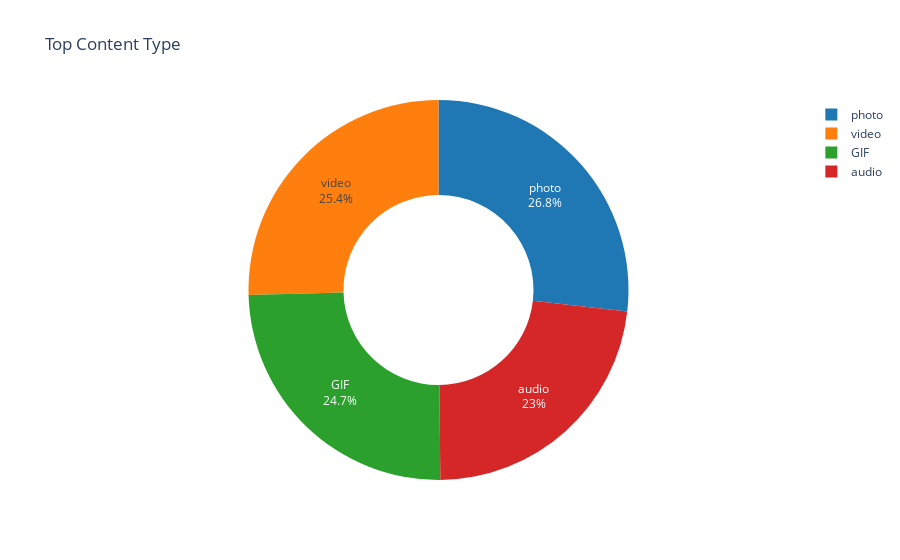

Notebook code for this chart:
### Code cell
top_content_type_fig= px.pie(top_content_type, names = "Content_Type", 
                             values = "Count", 
                             hole = 0.5,
                             title = "Top Content Type",
                             color_discrete_sequence = px.colors.qualitative.D3)
top_content_type_fig.update_traces(textposition='inside', textinfo='percent+label')

### Figure 1 — Plotly figure (JSON) as saved in the notebook; plotly's stock layout.template omitted (floating-point values rounded to 4 significant figures)
{"data": [{"domain": {"x": [0, 1], "y": [0, 1]}, "hole": 0.5, "hovertemplate": "Content_Type=%{label}<br>Count=%{value}<extra></extra>", "labels": ["photo", "video", "GIF", "audio"], "legendgroup": "", "name": "", "showlegend": true, "textinfo": "percent+label", "textposition": "inside", "type": "pie", "values": [6589, 6245, 6079, 5660]}], "layout": {"legend": {"tracegroupgap": 0}, "piecolorway": ["#1F77B4", "#FF7F0E", "#2CA02C", "#D62728", "#9467BD", "#8C564B", "#E377C2", "#7F7F7F", "#BCBD22", "#17BECF"], "title": {"text": "Top Content Type"}}}
